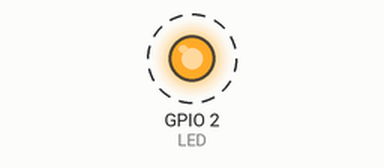
Recording of a sketch running on a simulated ESP32. Shown: output pins drawn as LEDs (lit = HIGH). Dashed ring = blinking.

Above: at 0.2 s.
Timing chart, 0 to 3.0 s (numbered marks = the images above):
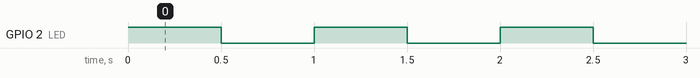

The sketch:

LED_Blink.ino
```cpp
const int LED=2;

void toggle_led(void* parameter)
{
  while(1)
  {
  digitalWrite(LED,HIGH);
  vTaskDelay(500/portTICK_PERIOD_MS);
  digitalWrite(LED,LOW);
  vTaskDelay(500/portTICK_PERIOD_MS);
  }
}

void setup()
{
  pinMode(LED,OUTPUT);
  xTaskCreatePinnedToCore(toggle_led,"Toggle_led",1024,NULL,1,NULL,1);
}

void loop()
{
}
```

Measured:
- by itself, GPIO 2 (LED): alternates HIGH for 0.50 s and LOW for 0.50 s
